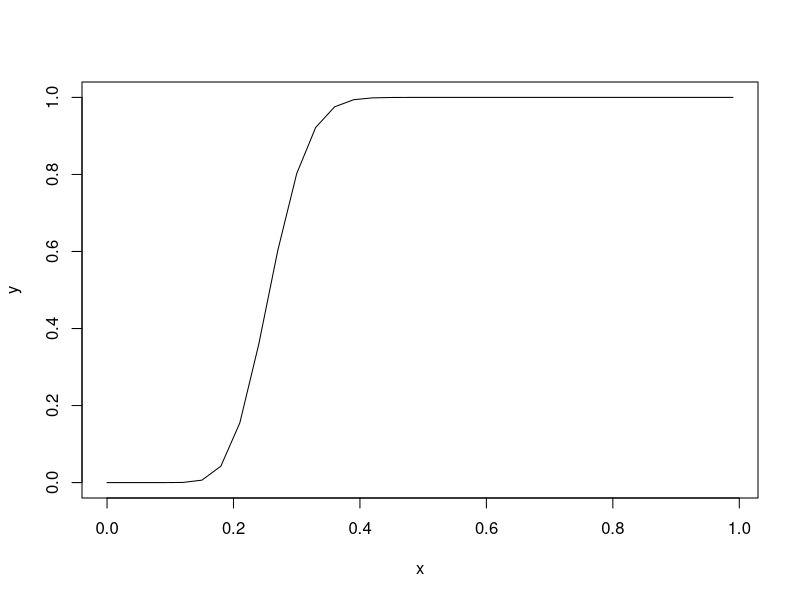

The R script that drew this image:
## ---- chunk 1
knitr::opts_chunk$set(echo = TRUE)
## ---- chunk 2
pbinom(15,80,0.3)+pbinom(33,80,0.3,lower.tail = F)

## ---- chunk 3
x=seq(0,1,0.03)
y=round(1-pbinom(20,80,x),4)
plot(x,y, type="l")
## ---- chunk 4
pbinom(4,15,0.1)
pbinom(4,15,0.1,lower.tail = F)
